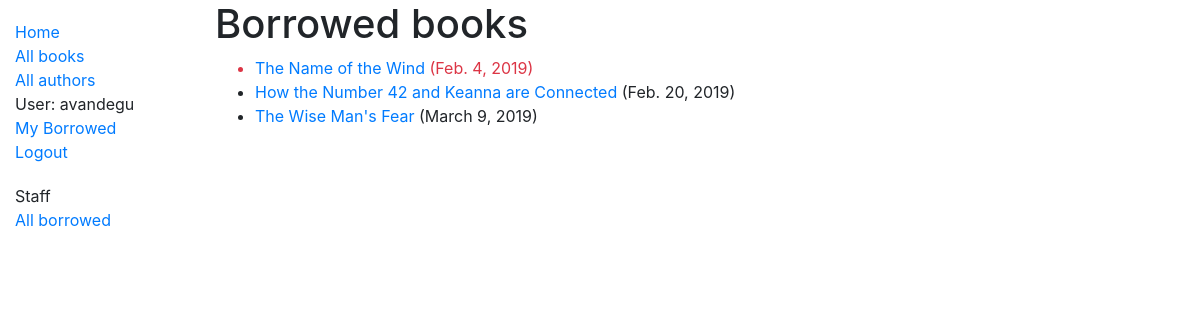
Page /catalog/mybooks/ (signed in) on the earlier database version.
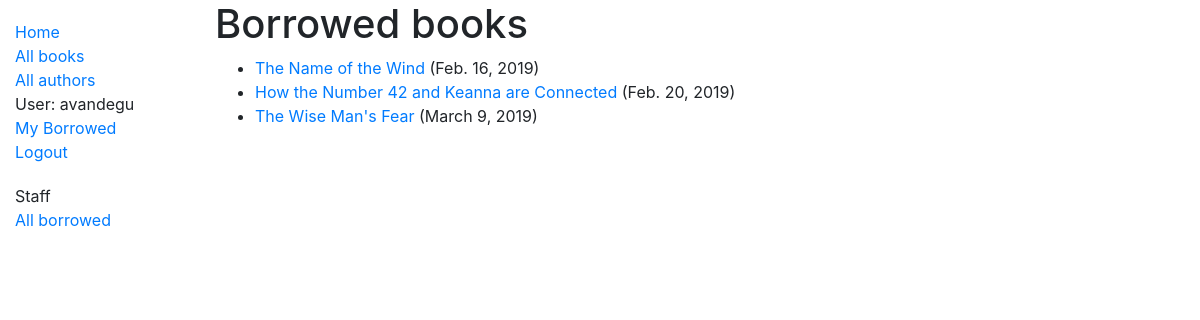
Same page on the later database version.
### catalog/models.py (models this page shows, shortened)
class BookInstance(models.Model):
    id = models.UUIDField(primary_key=True, default=uuid.uuid4, help_text='Unique ID for this particular book across whole library')
    book = models.ForeignKey('Book', on_delete=models.SET_NULL, null=True)
    imprint = models.CharField(max_length=200)
    due_back = models.DateField(null=True, blank=True)
    LOAN_STATUS = (
        ('m', 'Maintenance'),
        ('o', 'On loan'),
        ('a', 'Available'),
        ('r', 'Reserved'),
    )
    borrower = models.ForeignKey(User, on_delete=models.SET_NULL, null=True, blank=True)
    status = models.CharField(
        max_length=1,
        choices=LOAN_STATUS,
        blank=True,
        default='m',
        help_text='Book availability',
    )
    class Meta:
        ordering = ['due_back']
        permissions = (("can_mark_returned", "Set book as returned"),)
    @property
    def is_overdue(self):
        if self.due_back and date.today() > self.due_back:
            return True
        return False

class Book(models.Model):
    title = models.CharField(max_length=200)
    author = models.ForeignKey('Author', on_delete=models.SET_NULL, null=True)
    summary = models.TextField(max_length=1000, help_text='Enter a brief description of the book')
    isbn = models.CharField('ISBN', max_length=13, help_text='13 Character <a href="https://www.isbn-international.org/content/what-isbn">ISBN number</a>')
    genre = models.ManyToManyField(Genre, help_text='Select a genre for this book')

### catalog/views.py (the view)
# urls.py: path('mybooks/', views.LoanedBooksByUserListView.as_view(), name='my-borrowed'),
class LoanedBooksByUserListView(LoginRequiredMixin,generic.ListView):
    model = BookInstance
    template_name ='catalog/bookinstance_list_borrowed_user.html'
    paginate_by = 10
    def get_queryset(self):
        return BookInstance.objects.filter(borrower=self.request.user).filter(status__exact='o').order_by('due_back')

### catalog/templates/catalog/bookinstance_list_borrowed_user.html
{% extends "base_generic.html" %}
{% block content %}
    <h1>Borrowed books</h1>
    {% if bookinstance_list %}
    <ul>
      {% for bookinst in bookinstance_list %}
      <li class="{% if bookinst.is_overdue %}text-danger{% endif %}">
        <a href="{% url 'book-detail' bookinst.book.pk %}">{{bookinst.book.title}}</a> ({{ bookinst.due_back }})
      </li>
      {% endfor %}
    </ul>
    {% else %}
      <p>There are no books borrowed.</p>
    {% endif %}
{% endblock %}

Differences in the rows shown:
changed BookInstance "The Name of the Wind": due_back "Feb. 4, 2019" → "Feb. 16, 2019"
